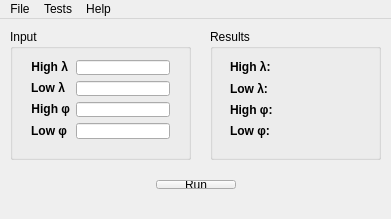
<?xml version="1.0" encoding="UTF-8"?>
<ui version="4.0">
 <class>MainWindow</class>
 <widget class="QMainWindow" name="MainWindow">
  <property name="geometry">
   <rect>
    <x>0</x>
    <y>0</y>
    <width>391</width>
    <height>219</height>
   </rect>
  </property>
  <property name="windowTitle">
   <string>MainWindow</string>
  </property>
  <property name="windowIcon">
   <iconset resource="MBRimages.qrc">
    <normaloff>:/Resources/Map-icon.png</normaloff>:/Resources/Map-icon.png</iconset>
  </property>
  <widget class="QWidget" name="centralWidget">
   <widget class="QWidget" name="horizontalLayoutWidget">
    <property name="geometry">
     <rect>
      <x>0</x>
      <y>150</y>
      <width>391</width>
      <height>31</height>
     </rect>
    </property>
    <layout class="QHBoxLayout" name="horizontalLayout">
     <item>
      <spacer name="horizontalSpacer_2">
       <property name="orientation">
        <enum>Qt::Horizontal</enum>
       </property>
       <property name="sizeHint" stdset="0">
        <size>
         <width>40</width>
         <height>20</height>
        </size>
       </property>
      </spacer>
     </item>
     <item>
      <widget class="QPushButton" name="runButton">
       <property name="text">
        <string>Run</string>
       </property>
      </widget>
     </item>
     <item>
      <spacer name="horizontalSpacer_3">
       <property name="orientation">
        <enum>Qt::Horizontal</enum>
       </property>
       <property name="sizeHint" stdset="0">
        <size>
         <width>40</width>
         <height>20</height>
        </size>
       </property>
      </spacer>
     </item>
    </layout>
   </widget>
   <widget class="QGroupBox" name="ResultBox">
    <property name="geometry">
     <rect>
      <x>210</x>
      <y>10</y>
      <width>171</width>
      <height>131</height>
     </rect>
    </property>
    <property name="title">
     <string>Results</string>
    </property>
    <widget class="QWidget" name="gridLayoutWidget">
     <property name="geometry">
      <rect>
       <x>9</x>
       <y>20</y>
       <width>151</width>
       <height>101</height>
      </rect>
     </property>
     <layout class="QGridLayout" name="gridLayout">
      <item row="2" column="0">
       <widget class="QLabel" name="labelHighPhi">
        <property name="styleSheet">
         <string notr="true">font-weight:bold;</string>
        </property>
        <property name="text">
         <string>&lt;html&gt;&lt;body&gt;High &amp;#966;:&lt;/body&gt;&lt;/html&gt;</string>
        </property>
       </widget>
      </item>
      <item row="3" column="0">
       <widget class="QLabel" name="labelLowPhi">
        <property name="styleSheet">
         <string notr="true">font-weight:bold;</string>
        </property>
        <property name="text">
         <string>&lt;html&gt;&lt;body&gt;Low &amp;#966;:&lt;/body&gt;&lt;/html&gt;</string>
        </property>
       </widget>
      </item>
      <item row="1" column="0">
       <widget class="QLabel" name="labelLowLambda">
        <property name="styleSheet">
         <string notr="true">font-weight:bold;</string>
        </property>
        <property name="text">
         <string>&lt;html&gt;&lt;body&gt;Low &amp;#955;:&lt;/body&gt;&lt;/html&gt;</string>
        </property>
       </widget>
      </item>
      <item row="0" column="0">
       <widget class="QLabel" name="labelHighLambda">
        <property name="styleSheet">
         <string notr="true">font-weight:bold;</string>
        </property>
        <property name="text">
         <string>&lt;html&gt;&lt;body&gt;High &amp;#955;:&lt;/body&gt;&lt;/html&gt;</string>
        </property>
       </widget>
      </item>
      <item row="0" column="1">
       <widget class="QLabel" name="resultHighLambda">
        <property name="text">
         <string/>
        </property>
        <property name="alignment">
         <set>Qt::AlignRight|Qt::AlignTrailing|Qt::AlignVCenter</set>
        </property>
       </widget>
      </item>
      <item row="1" column="1">
       <widget class="QLabel" name="resultLowLambda">
        <property name="text">
         <string/>
        </property>
        <property name="alignment">
         <set>Qt::AlignRight|Qt::AlignTrailing|Qt::AlignVCenter</set>
        </property>
       </widget>
      </item>
      <item row="2" column="1">
       <widget class="QLabel" name="resultHighPhi">
        <property name="text">
         <string/>
        </property>
        <property name="alignment">
         <set>Qt::AlignRight|Qt::AlignTrailing|Qt::AlignVCenter</set>
        </property>
       </widget>
      </item>
      <item row="3" column="1">
       <widget class="QLabel" name="resultLowPhi">
        <property name="text">
         <string/>
        </property>
        <property name="alignment">
         <set>Qt::AlignRight|Qt::AlignTrailing|Qt::AlignVCenter</set>
        </property>
       </widget>
      </item>
     </layout>
    </widget>
   </widget>
   <widget class="QGroupBox" name="InputBox">
    <property name="geometry">
     <rect>
      <x>10</x>
      <y>10</y>
      <width>181</width>
      <height>131</height>
     </rect>
    </property>
    <property name="title">
     <string>Input</string>
    </property>
    <widget class="QWidget" name="formLayoutWidget">
     <property name="geometry">
      <rect>
       <x>10</x>
       <y>20</y>
       <width>161</width>
       <height>101</height>
      </rect>
     </property>
     <layout class="QFormLayout" name="formLayout">
      <property name="fieldGrowthPolicy">
       <enum>QFormLayout::AllNonFixedFieldsGrow</enum>
      </property>
      <item row="0" column="0">
       <widget class="QLabel" name="IlabelHighLambda">
        <property name="styleSheet">
         <string notr="true">font-weight:bold;</string>
        </property>
        <property name="text">
         <string>&lt;html&gt;&lt;body&gt;High &amp;#955;&lt;/body&gt;&lt;/html&gt;</string>
        </property>
        <property name="alignment">
         <set>Qt::AlignRight|Qt::AlignTrailing|Qt::AlignVCenter</set>
        </property>
       </widget>
      </item>
      <item row="0" column="1">
       <widget class="QLineEdit" name="inputHighLambda"/>
      </item>
      <item row="1" column="1">
       <widget class="QLineEdit" name="inputLowLambda"/>
      </item>
      <item row="2" column="1">
       <widget class="QLineEdit" name="inputHighPhi"/>
      </item>
      <item row="3" column="1">
       <widget class="QLineEdit" name="inputLowPhi"/>
      </item>
      <item row="1" column="0">
       <widget class="QLabel" name="IlabelLowLambda">
        <property name="styleSheet">
         <string notr="true">font-weight:bold;</string>
        </property>
        <property name="text">
         <string>&lt;html&gt;&lt;body&gt;Low &amp;#955;&lt;/body&gt;&lt;/html&gt;</string>
        </property>
        <property name="alignment">
         <set>Qt::AlignRight|Qt::AlignTrailing|Qt::AlignVCenter</set>
        </property>
       </widget>
      </item>
      <item row="2" column="0">
       <widget class="QLabel" name="IlabelHighPhi">
        <property name="styleSheet">
         <string notr="true">font-weight:bold;</string>
        </property>
        <property name="text">
         <string>&lt;html&gt;&lt;body&gt;High &amp;#966;&lt;/body&gt;&lt;/html&gt;</string>
        </property>
        <property name="alignment">
         <set>Qt::AlignRight|Qt::AlignTrailing|Qt::AlignVCenter</set>
        </property>
       </widget>
      </item>
      <item row="3" column="0">
       <widget class="QLabel" name="IlabelLowPhi">
        <property name="styleSheet">
         <string notr="true">font-weight:bold;</string>
        </property>
        <property name="text">
         <string>&lt;html&gt;&lt;body&gt;Low &amp;#966;&lt;/body&gt;&lt;/html&gt;</string>
        </property>
        <property name="alignment">
         <set>Qt::AlignRight|Qt::AlignTrailing|Qt::AlignVCenter</set>
        </property>
       </widget>
      </item>
     </layout>
    </widget>
   </widget>
   <widget class="QLabel" name="errorLabel">
    <property name="geometry">
     <rect>
      <x>0</x>
      <y>180</y>
      <width>389</width>
      <height>20</height>
     </rect>
    </property>
    <property name="styleSheet">
     <string notr="true">color:rgb(255,0,0);
font-weight:bold;
</string>
    </property>
    <property name="text">
     <string/>
    </property>
    <property name="alignment">
     <set>Qt::AlignCenter</set>
    </property>
   </widget>
   <widget class="QLabel" name="okLabel">
    <property name="geometry">
     <rect>
      <x>0</x>
      <y>180</y>
      <width>391</width>
      <height>21</height>
     </rect>
    </property>
    <property name="styleSheet">
     <string notr="true">color: rgb(0, 170, 0);
font-weight:bold;
</string>
    </property>
    <property name="text">
     <string/>
    </property>
    <property name="alignment">
     <set>Qt::AlignCenter</set>
    </property>
   </widget>
  </widget>
  <widget class="QMenuBar" name="menuBar">
   <property name="geometry">
    <rect>
     <x>0</x>
     <y>0</y>
     <width>391</width>
     <height>18</height>
    </rect>
   </property>
   <widget class="QMenu" name="menuMBR_Tile_Cache">
    <property name="enabled">
     <bool>true</bool>
    </property>
    <property name="title">
     <string>File</string>
    </property>
    <addaction name="menuExit"/>
   </widget>
   <widget class="QMenu" name="menuHelp">
    <property name="title">
     <string>Help</string>
    </property>
    <addaction name="menuUserGuide"/>
    <addaction name="menuAbout"/>
   </widget>
   <widget class="QMenu" name="menuTests">
    <property name="title">
     <string>Tests</string>
    </property>
    <addaction name="menuLineEditTest"/>
    <addaction name="menuProcessInputTest"/>
    <addaction name="menuComputeTest"/>
   </widget>
   <addaction name="menuMBR_Tile_Cache"/>
   <addaction name="menuTests"/>
   <addaction name="menuHelp"/>
  </widget>
  <action name="menuUserGuide">
   <property name="text">
    <string>User Guide</string>
   </property>
  </action>
  <action name="menuAbout">
   <property name="text">
    <string>About</string>
   </property>
  </action>
  <action name="menuExit">
   <property name="text">
    <string>Exit</string>
   </property>
  </action>
  <action name="menuTest">
   <property name="text">
    <string>Test</string>
   </property>
  </action>
  <action name="menuLineEditTest">
   <property name="text">
    <string>Line Edit Validator</string>
   </property>
  </action>
  <action name="menuProcessInputTest">
   <property name="text">
    <string>Test ProcessInput Function</string>
   </property>
  </action>
  <action name="menuComputeTest">
   <property name="text">
    <string>Test Compute Function</string>
   </property>
  </action>
 </widget>
 <layoutdefault spacing="6" margin="11"/>
 <tabstops>
  <tabstop>inputHighLambda</tabstop>
  <tabstop>inputLowLambda</tabstop>
  <tabstop>inputHighPhi</tabstop>
  <tabstop>inputLowPhi</tabstop>
  <tabstop>runButton</tabstop>
 </tabstops>
 <resources>
  <include location="MBRimages.qrc"/>
 </resources>
 <connections>
  <connection>
   <sender>menuExit</sender>
   <signal>triggered()</signal>
   <receiver>MainWindow</receiver>
   <slot>close()</slot>
   <hints>
    <hint type="sourcelabel">
     <x>-1</x>
     <y>-1</y>
    </hint>
    <hint type="destinationlabel">
     <x>194</x>
     <y>98</y>
    </hint>
   </hints>
  </connection>
 </connections>
</ui>
